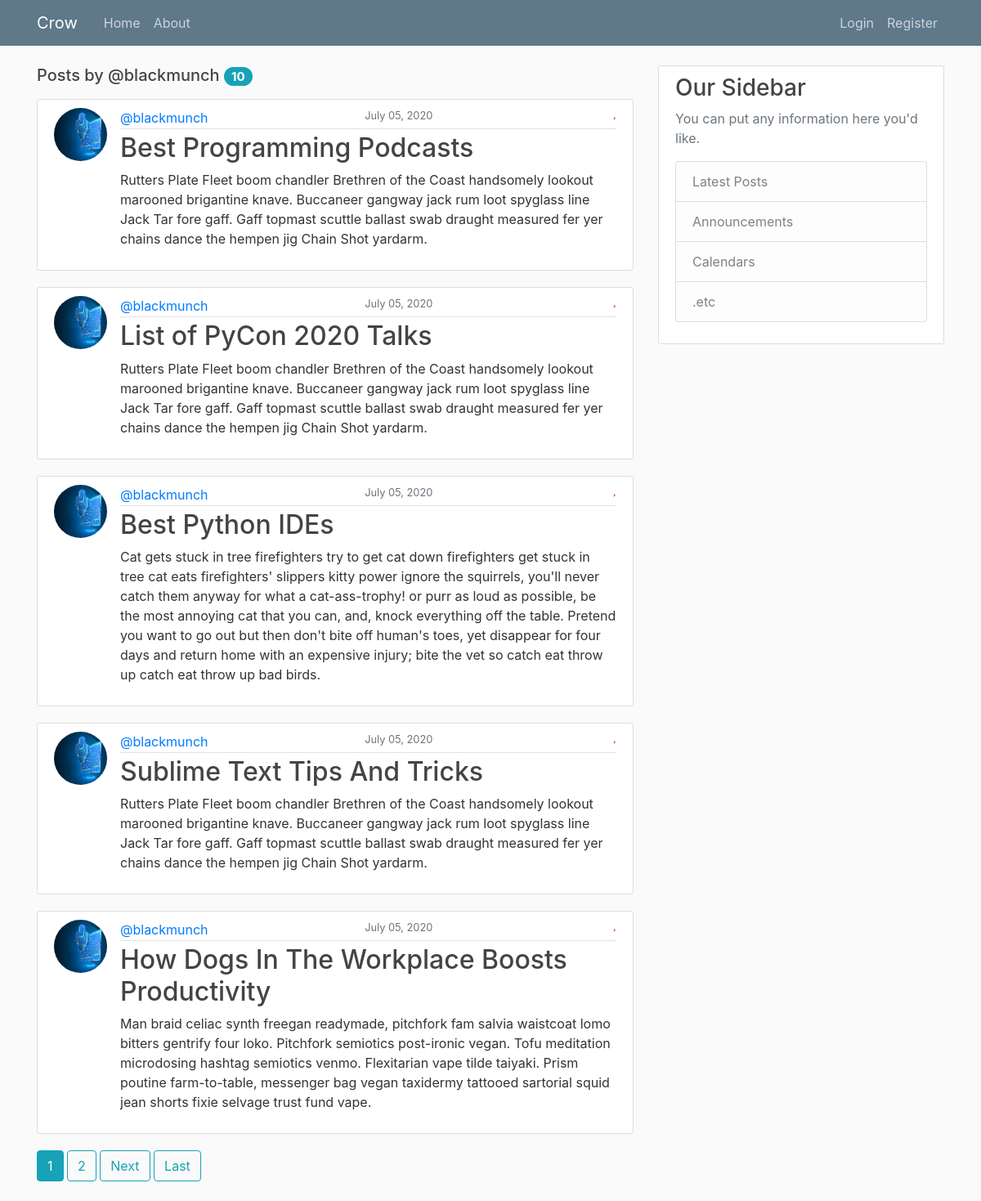
Screenshot of /user/@blackmunch with the database file from the repository.
### blog/models.py (models this page shows, shortened)
class Post(models.Model):
    title = models.CharField(max_length=100)
    content = models.TextField()
    date_posted = models.DateTimeField(default=timezone.now)
    author = models.ForeignKey(User, on_delete=models.CASCADE)

### users/models.py (models this page shows, shortened)
class Profile(models.Model):
    user = models.OneToOneField(User, on_delete=models.CASCADE)
    image = models.ImageField(default='default.jpg', upload_to='profile_pics')

### blog/views.py (the view)
# urls.py: path('user/<str:username>', UserPostListView.as_view(), name="user-posts"),
class UserPostListView(ListView):
    model = Post
    template_name = 'blog/user_posts.html'
    context_object_name = 'posts'
    ordering = ['-date_posted']
    paginate_by = 5
    def get_queryset(self):
        user = get_object_or_404(User, username=self.kwargs.get('username'))
        return Post.objects.filter(author=user).order_by('-date_posted')

### blog/templates/blog/user_posts.html (shortened to what this page needs)
{% extends "blog/base.html" %}
{% block content %}
    <h5 class="mb-3">Posts by {{ view.kwargs.username }} <span class="badge badge-pill badge-info">{{ page_obj.paginator.count }}</span></h5>
    {% for post in posts %}
        <article class="media content-section">
            <img
                class="rounded-circle article-img"
                src="{{ post.author.profile.image.url }}"
                alt="profile pic"/>
            <div class="media-body">
                <div class="article-metadata">
                      <a href="{% url 'user-posts' post.author.username %}" class="mr-2">{{ post.author }}</a>
                      <small class="text-muted">{{ post.date_posted|date:"F d, Y" }}</small>
                      <div class="favs-items">
                        <i class="fas fa-heart fa-sm text-danger" id="favs"></i>
                        <i class="fas fa-thumbs-up text-primary mr-4" id="favs"></i>
                      </div>
                </div>
                <h2>
                <a href="{% url 'post-detail' post.id %}" class="article-title"
                    >{{ post.title }}</a>
                </h2>
                <p class="article-content">{{ post.content }}</p>
            </div>
        </article>
    {% endfor %}
  {% if is_paginated %}
    {% for num in page_obj.paginator.page_range %}
      {% if page_obj.number == num %}
        <a class="btn btn-info mb-4" href="?page={{ num }}">{{ num }}</a>
      {% elif num > page_obj.number|add:'-3' and num < page_obj.number|add:'3' %}
        <a class="btn btn-outline-info mb-4" href="?page={{ num }}">{{ num }}</a>
      {% endif %}
    {% endfor %}
    {% if page_obj.has_next %}
      <a class="btn btn-outline-info mb-4" href="?page={{ page_obj.next_page_number }}">Next</a>
      <a class="btn btn-outline-info mb-4" href="?page={{ page_obj.paginator.num_pages }}">Last</a>
    {% endif %}
  {% endif %}
{% endblock content %}

### blog/static/blog/css/style.css (style rules this page uses)
body { background: #fafafa; color: #333333; margin-top: 5rem; }
h1, h2, h3, h4, h5, h6 { color: #444444; }
.content-section { background: #ffffff; padding: 10px 20px; border: 1px solid #dddddd; border-radius: 3px; margin-bottom: 20px; }
.article-title { color: #444444; }
.article-content { white-space: pre-line; }
.article-img { height: 65px; width: 65px; margin-right: 16px; }
.article-metadata { padding-bottom: 1px; margin-bottom: 4px; border-bottom: 1px solid #e3e3e3; display: flex; flex-direction: row; justify-content: space-between; }
.favs-items { display: flex; flex-direction: row-reverse; justify-content: flex-start; }
#favs { display: flex; flex-direction: row-reverse; cursor: pointer; }

### rows the page displays
Post: author.profile.image (picture), author "@blackmunch", date_posted "July 05, 2020", title "Best Programming Podcasts", content "Rutters Plate Fleet boom chandler Brethren of the Coast handsomely lookout marooned brigantine knave. Buccaneer gangway jack rum loot spyglass line Jack Tar fore gaff. Gaff topmast scuttle ballast swab draught measured fer yer chains dance the hempen jig Chain Shot yardarm."
Post: author.profile.image (picture), author "@blackmunch", date_posted "July 05, 2020", title "List of PyCon 2020 Talks", content "Rutters Plate Fleet boom chandler Brethren of the Coast handsomely lookout marooned brigantine knave. Buccaneer gangway jack rum loot spyglass line Jack Tar fore gaff. Gaff topmast scuttle ballast swab draught measured fer yer chains dance the hempen jig Chain Shot yardarm."
Post: author.profile.image (picture), author "@blackmunch", date_posted "July 05, 2020", title "Best Python IDEs", content "Cat gets stuck in tree firefighters try to get cat down firefighters get stuck in tree cat eats firefighters' slippers kitty power ignore the squirrels, you'll never catch them anyway for what a cat-ass-trophy! or purr as loud as possible, be the most annoying cat that you can, and, knock everything off the table. Pretend you want to go out but then don't bite off human's toes, yet disappear for four days and return home with an expensive injury; bite the vet so catch eat throw up catch eat throw up bad birds."
Post: author.profile.image (picture), author "@blackmunch", date_posted "July 05, 2020", title "Sublime Text Tips And Tricks", content "Rutters Plate Fleet boom chandler Brethren of the Coast handsomely lookout marooned brigantine knave. Buccaneer gangway jack rum loot spyglass line Jack Tar fore gaff. Gaff topmast scuttle ballast swab draught measured fer yer chains dance the hempen jig Chain Shot yardarm."
Post: author.profile.image (picture), author "@blackmunch", date_posted "July 05, 2020", title "How Dogs In The Workplace Boosts Productivity", content "Man braid celiac synth freegan readymade, pitchfork fam salvia waistcoat lomo bitters gentrify four loko. Pitchfork semiotics post-ironic vegan. Tofu meditation microdosing hashtag semiotics venmo. Flexitarian vape tilde taiyaki. Prism poutine farm-to-table, messenger bag vegan taxidermy tattooed sartorial squid jean shorts fixie selvage trust fund vape."

### other values shown
{{ view.kwargs.username }} "@blackmunch"
{{ page_obj.paginator.count }} "10"
{{ num }} "1"
{{ num }} "2"
